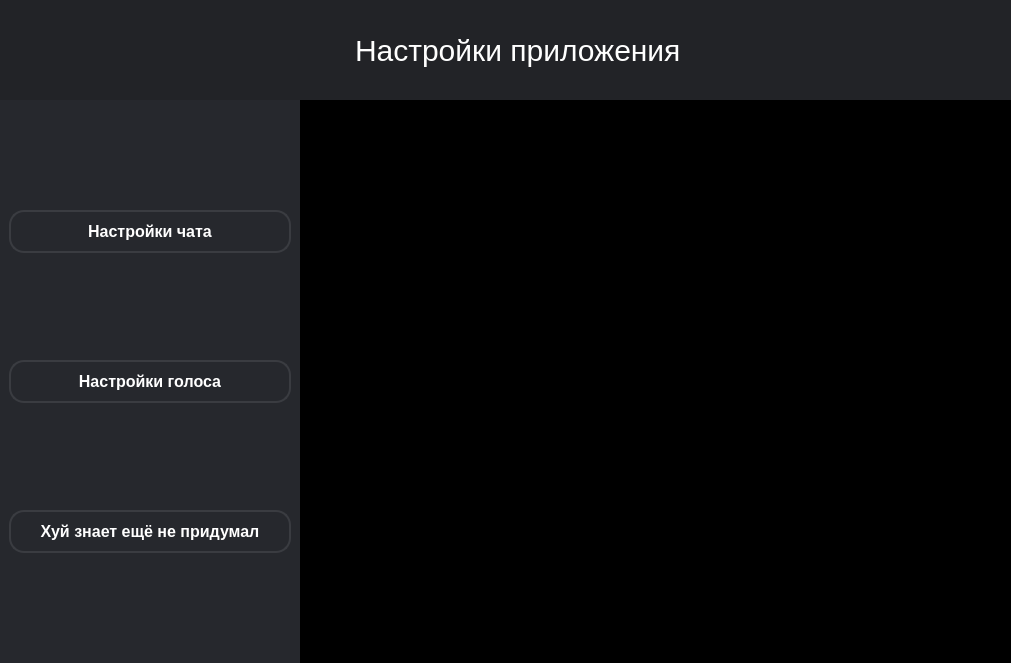
<?xml version="1.0" encoding="UTF-8"?>
<ui version="4.0">
 <class>Parameters</class>
 <widget class="QWidget" name="Parameters">
  <property name="geometry">
   <rect>
    <x>0</x>
    <y>0</y>
    <width>1011</width>
    <height>663</height>
   </rect>
  </property>
  <property name="windowTitle">
   <string>Form</string>
  </property>
  <property name="styleSheet">
   <string notr="true">background-color:black;
padding:0px;
margin:0px;</string>
  </property>
  <layout class="QVBoxLayout" name="verticalLayout">
   <property name="spacing">
    <number>0</number>
   </property>
   <property name="leftMargin">
    <number>0</number>
   </property>
   <property name="topMargin">
    <number>0</number>
   </property>
   <property name="rightMargin">
    <number>0</number>
   </property>
   <property name="bottomMargin">
    <number>0</number>
   </property>
   <item>
    <widget class="QFrame" name="MAIN">
     <layout class="QVBoxLayout" name="verticalLayout_2">
      <property name="spacing">
       <number>0</number>
      </property>
      <property name="leftMargin">
       <number>0</number>
      </property>
      <property name="topMargin">
       <number>0</number>
      </property>
      <property name="rightMargin">
       <number>0</number>
      </property>
      <property name="bottomMargin">
       <number>0</number>
      </property>
      <item>
       <widget class="QFrame" name="TopBar">
        <property name="sizePolicy">
         <sizepolicy hsizetype="Preferred" vsizetype="Fixed">
          <horstretch>0</horstretch>
          <verstretch>0</verstretch>
         </sizepolicy>
        </property>
        <property name="minimumSize">
         <size>
          <width>0</width>
          <height>100</height>
         </size>
        </property>
        <property name="styleSheet">
         <string notr="true">background-color:rgba(34,35,39,255);</string>
        </property>
        <layout class="QHBoxLayout" name="TopBar_10">
         <property name="leftMargin">
          <number>35</number>
         </property>
         <item>
          <widget class="QLabel" name="label_1">
           <property name="sizePolicy">
            <sizepolicy hsizetype="Fixed" vsizetype="Preferred">
             <horstretch>0</horstretch>
             <verstretch>0</verstretch>
            </sizepolicy>
           </property>
           <property name="layoutDirection">
            <enum>Qt::LeftToRight</enum>
           </property>
           <property name="autoFillBackground">
            <bool>false</bool>
           </property>
           <property name="styleSheet">
            <string notr="true">color:white;
border:none;
font-size:30px;</string>
           </property>
           <property name="text">
            <string>Настройки приложения</string>
           </property>
          </widget>
         </item>
        </layout>
       </widget>
      </item>
      <item>
       <layout class="QHBoxLayout" name="horizontalLayout">
        <item>
         <widget class="QFrame" name="DialogColumn">
          <property name="sizePolicy">
           <sizepolicy hsizetype="Maximum" vsizetype="Preferred">
            <horstretch>0</horstretch>
            <verstretch>0</verstretch>
           </sizepolicy>
          </property>
          <property name="minimumSize">
           <size>
            <width>300</width>
            <height>0</height>
           </size>
          </property>
          <property name="maximumSize">
           <size>
            <width>300</width>
            <height>16777215</height>
           </size>
          </property>
          <property name="layoutDirection">
           <enum>Qt::LeftToRight</enum>
          </property>
          <property name="styleSheet">
           <string notr="true">background-color:rgba(38,40,45,255);</string>
          </property>
          <layout class="QVBoxLayout" name="verticalLayout_4">
           <property name="sizeConstraint">
            <enum>QLayout::SetDefaultConstraint</enum>
           </property>
           <item>
            <widget class="QPushButton" name="pushButton_2">
             <property name="sizePolicy">
              <sizepolicy hsizetype="Minimum" vsizetype="Fixed">
               <horstretch>0</horstretch>
               <verstretch>0</verstretch>
              </sizepolicy>
             </property>
             <property name="font">
              <font>
               <pointsize>-1</pointsize>
               <weight>75</weight>
               <bold>true</bold>
              </font>
             </property>
             <property name="styleSheet">
              <string notr="true">QPushButton {
    background-color: rgba(38, 40, 45, 255);
    border: 2px solid rgba(58, 60, 65, 255);
    border-radius: 15px;
    color: white;
    padding: 10px 20px;
    font-size: 16px;
    font-weight: bold;
}

QPushButton:hover {
    background-color: rgba(58, 60, 65, 255);
    border: 2px solid rgba(78, 80, 85, 255);
}

QPushButton:pressed {
    background-color: rgba(28, 30, 35, 255);
    border: 2px solid rgba(48, 50, 55, 255);
}</string>
             </property>
             <property name="text">
              <string>Настройки чата</string>
             </property>
            </widget>
           </item>
           <item>
            <widget class="QPushButton" name="pushButton">
             <property name="sizePolicy">
              <sizepolicy hsizetype="Minimum" vsizetype="Fixed">
               <horstretch>0</horstretch>
               <verstretch>0</verstretch>
              </sizepolicy>
             </property>
             <property name="font">
              <font>
               <pointsize>-1</pointsize>
               <weight>75</weight>
               <bold>true</bold>
              </font>
             </property>
             <property name="styleSheet">
              <string notr="true">QPushButton {
    background-color: rgba(38, 40, 45, 255);
    border: 2px solid rgba(58, 60, 65, 255);
    border-radius: 15px;
    color: white;
    padding: 10px 20px;
    font-size: 16px;
    font-weight: bold;
}

QPushButton:hover {
    background-color: rgba(58, 60, 65, 255);
    border: 2px solid rgba(78, 80, 85, 255);
}

QPushButton:pressed {
    background-color: rgba(28, 30, 35, 255);
    border: 2px solid rgba(48, 50, 55, 255);
}</string>
             </property>
             <property name="text">
              <string>Настройки голоса</string>
             </property>
            </widget>
           </item>
           <item>
            <widget class="QPushButton" name="pushButton_3">
             <property name="sizePolicy">
              <sizepolicy hsizetype="Minimum" vsizetype="Fixed">
               <horstretch>0</horstretch>
               <verstretch>0</verstretch>
              </sizepolicy>
             </property>
             <property name="font">
              <font>
               <pointsize>-1</pointsize>
               <weight>75</weight>
               <bold>true</bold>
              </font>
             </property>
             <property name="styleSheet">
              <string notr="true">QPushButton {
    background-color: rgba(38, 40, 45, 255);
    border: 2px solid rgba(58, 60, 65, 255);
    border-radius: 15px;
    color: white;
    padding: 10px 20px;
    font-size: 16px;
    font-weight: bold;
}

QPushButton:hover {
    background-color: rgba(58, 60, 65, 255);
    border: 2px solid rgba(78, 80, 85, 255);
}

QPushButton:pressed {
    background-color: rgba(28, 30, 35, 255);
    border: 2px solid rgba(48, 50, 55, 255);
}</string>
             </property>
             <property name="text">
              <string>Хуй знает ещё не придумал</string>
             </property>
            </widget>
           </item>
          </layout>
         </widget>
        </item>
        <item>
         <widget class="QStackedWidget" name="OptionWidget">
          <widget class="QWidget" name="page_15"/>
          <widget class="QWidget" name="page_16"/>
         </widget>
        </item>
       </layout>
      </item>
     </layout>
    </widget>
   </item>
  </layout>
 </widget>
 <resources>
  <include location="../res-rec.qrc"/>
 </resources>
 <connections/>
</ui>
